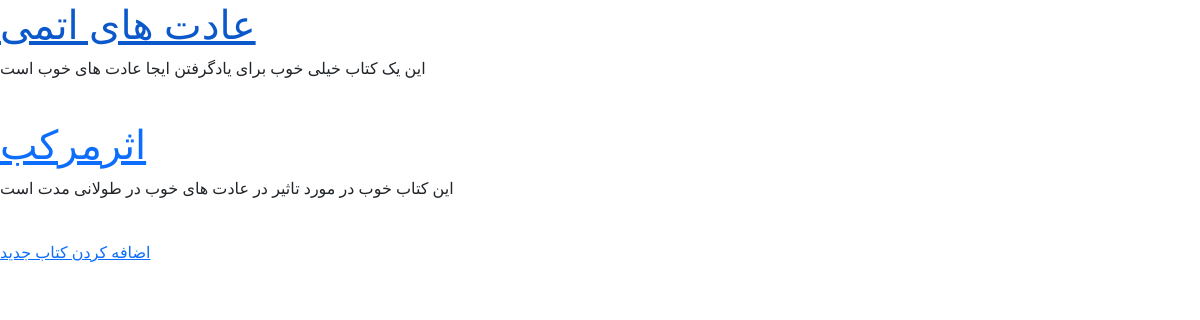
/books/, run on an earlier commit of the app's database.
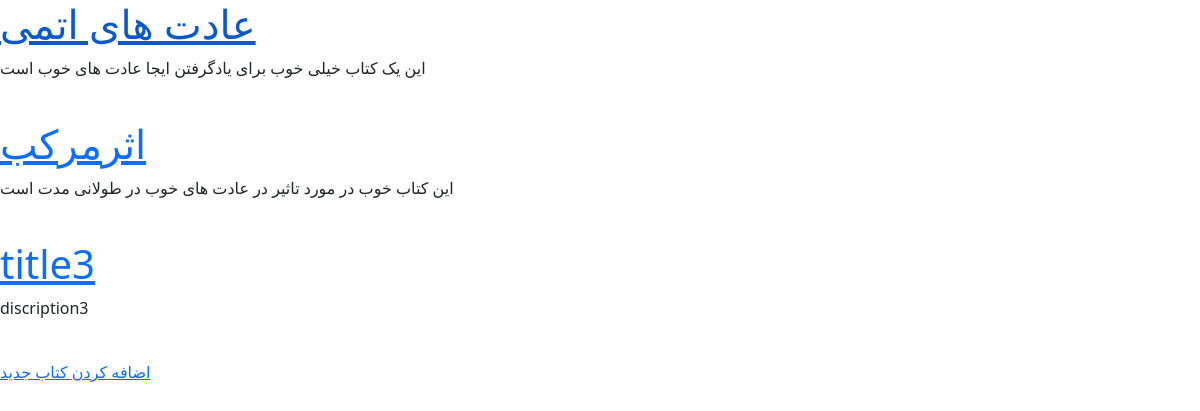
And on a later commit of the database.
### books/models.py (models this page shows, shortened)
class Book (models.Model):
    title = models.CharField(max_length=200)
    discription  = models.TextField()
    auther = models.CharField(max_length=200)
    price = models.DecimalField(max_digits=3 , decimal_places=2)
    def get_absolute_url(self):
        return reverse ('book_detail' ,args=[self.id] )

### books/views.py (the view)
class BookListViews(generic.ListView) :
    model = Book
    template_name = 'books/book_list.html'
    context_object_name = 'books'

### books/templates/books/book_list.html (shortened to what this page needs)
{% extends '_base.html' %}
{%block content %} {%for book in books%}
<h1> <a href  ={{book.get_absolute_url}}>   {{book.title}}  </a></h1>
<p>{{book.discription}}</p>
<br>
{% endfor %}<a href="{% url 'book_create' %} ">اضافه کردن کتاب جدید </a>
 {% endblock %}

### templates/_base.html (shortened to what this page needs)
<!doctype html>
<html lang="en">
<head>
 <link href="https://cdn.jsdelivr.net/npm/bootstrap@5.1.3/dist/css/bootstrap.min.css" rel="stylesheet"
>
</head>
<body>
{% block content %} {% endblock %}
</body>
</html>

What changed in the data, as far as the page shows it:
added Book: title "title3", discription "discription3"
